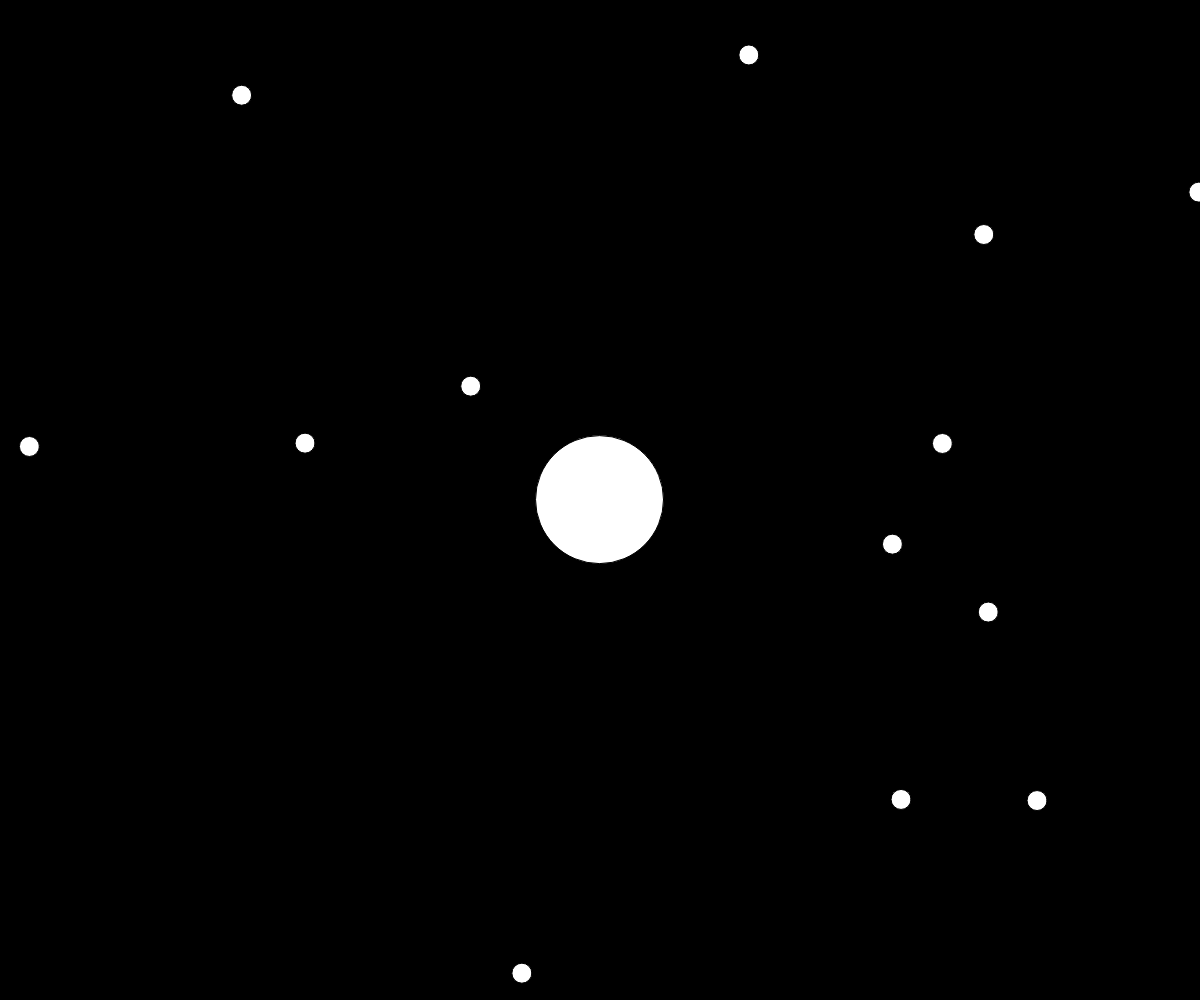
Frame 1 (no input)
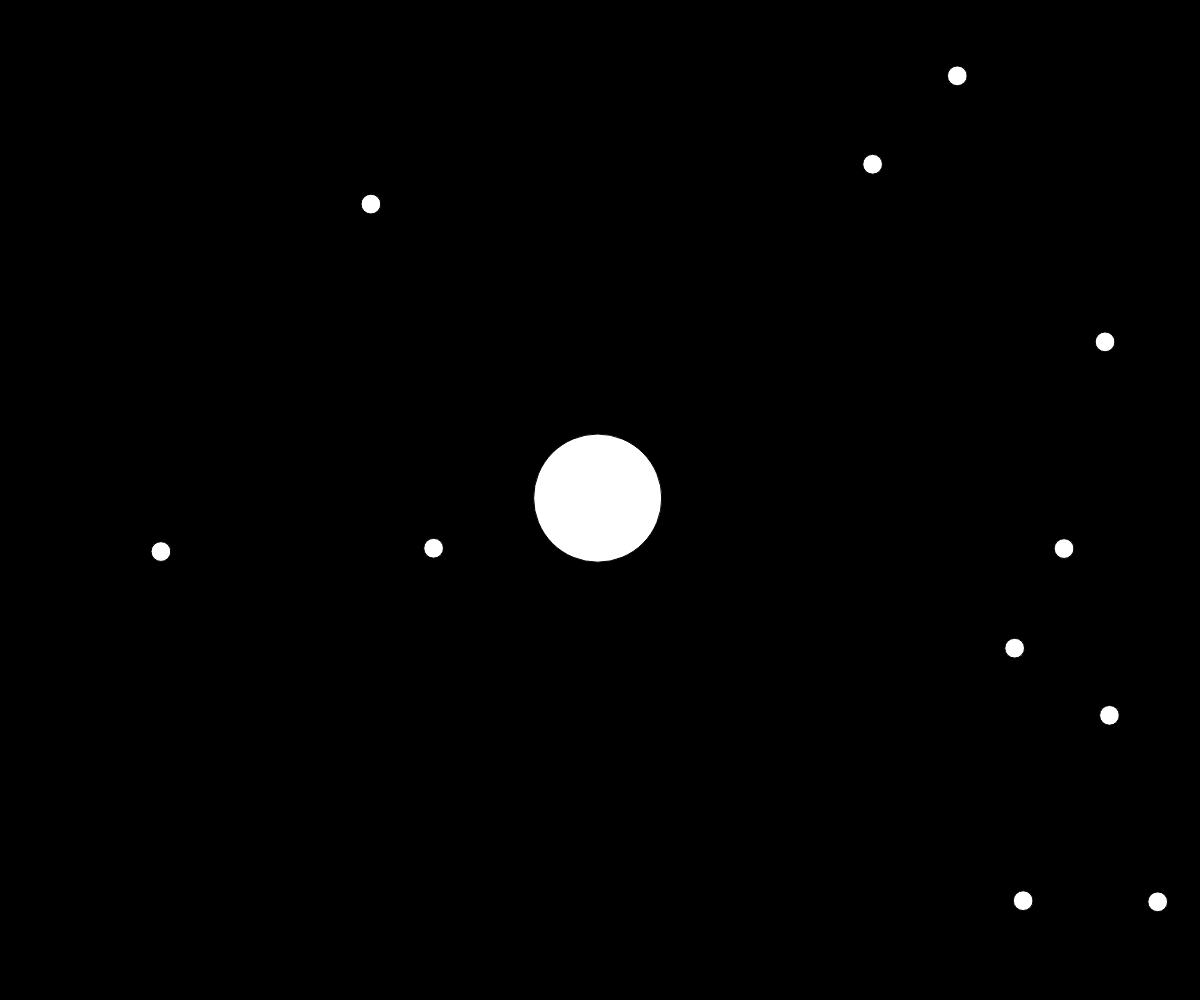
Frame 60 (no input)
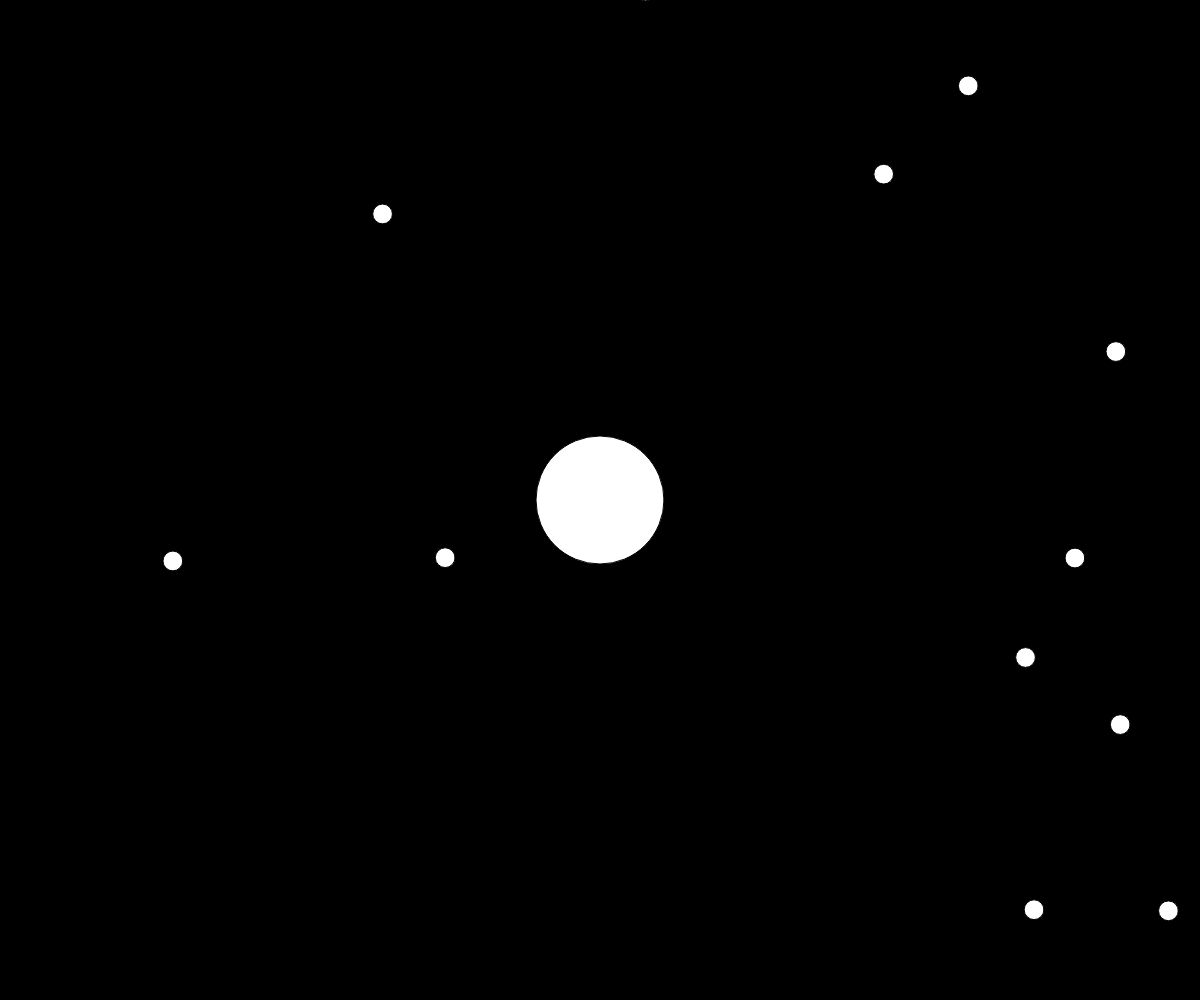
Frame 120 (the mouse pressed at the canvas centre since frame 60)

The p5.js sketch that drew these frames (run headless with seeded random() and noise() and a simulated clock; from frame 60 on, the mouse is pressed at the canvas centre):

// p5.js sketch
// ── sketch.js
// https://en.wikipedia.org/wiki/Agar.io
// TODO: https://www.youtube.com/watch?v=ZjVyKXp9hec&list=PLRqwX-V7Uu6ZiZxtDDRCi6uhfTH4FilpH&index=36

const PLAYER_SIZE = 64
const SMALL_AMOUNT = 50
const SMALL_RADIUS = 10

let blob
let blobs = []
let zoom = 1

function setup() {
  createCanvas(windowWidth, windowHeight)
  blob = new Blob(0, 0, PLAYER_SIZE)

  for (let i = 0; i < SMALL_AMOUNT; i++) {
    let x = random(-width, width)
    let y = random(-height, height)
    blobs.push(new Blob(x, y, SMALL_RADIUS))
  }
}

function draw() {
  background(0)

  // The player on the center
  translate(width / 2, height / 2)
  // Scaling the view while growing (using lerp for animation)
  let newZoom = PLAYER_SIZE / blob.r
  zoom = lerp(zoom, newZoom, 0.1)
  scale(zoom)
  // Moving the background
  translate(-blob.pos.x, -blob.pos.y)


  // Small ones
  for (let i = blobs.length - 1; i >= 0; i--) {
    blobs[i].show()
    if (blob.eats(blobs[i])) {
      blobs.splice(i, 1)
    }
  }

  // Player
  blob.update()
  blob.show()
}

// ── blob.js
class Blob {
  // Defaults values are for the player
  constructor (x, y, r) {
    this.pos = createVector(x, y)
    this.r = r
    this.vel = createVector(0, 0)
  }

  eats (other) {
    let d = p5.Vector.dist(this.pos, other.pos)
    if (d < this.r + other.r) {
      // Sumarizing both areas
      let sum = PI * this.r * this.r + PI * other.r * other.r
      this.r = sqrt(sum / PI)
      return true
    } else {
      return false
    }
  }

  show () {
    fill(255)
    ellipse(this.pos.x, this.pos.y, this.r * 2)
  }

  update () {
    let newVel = createVector(mouseX - width / 2, mouseY - height / 2)
    newVel.setMag(3)
    this.vel.lerp(newVel, 0.2)
    this.pos.add(this.vel)
  }
}
